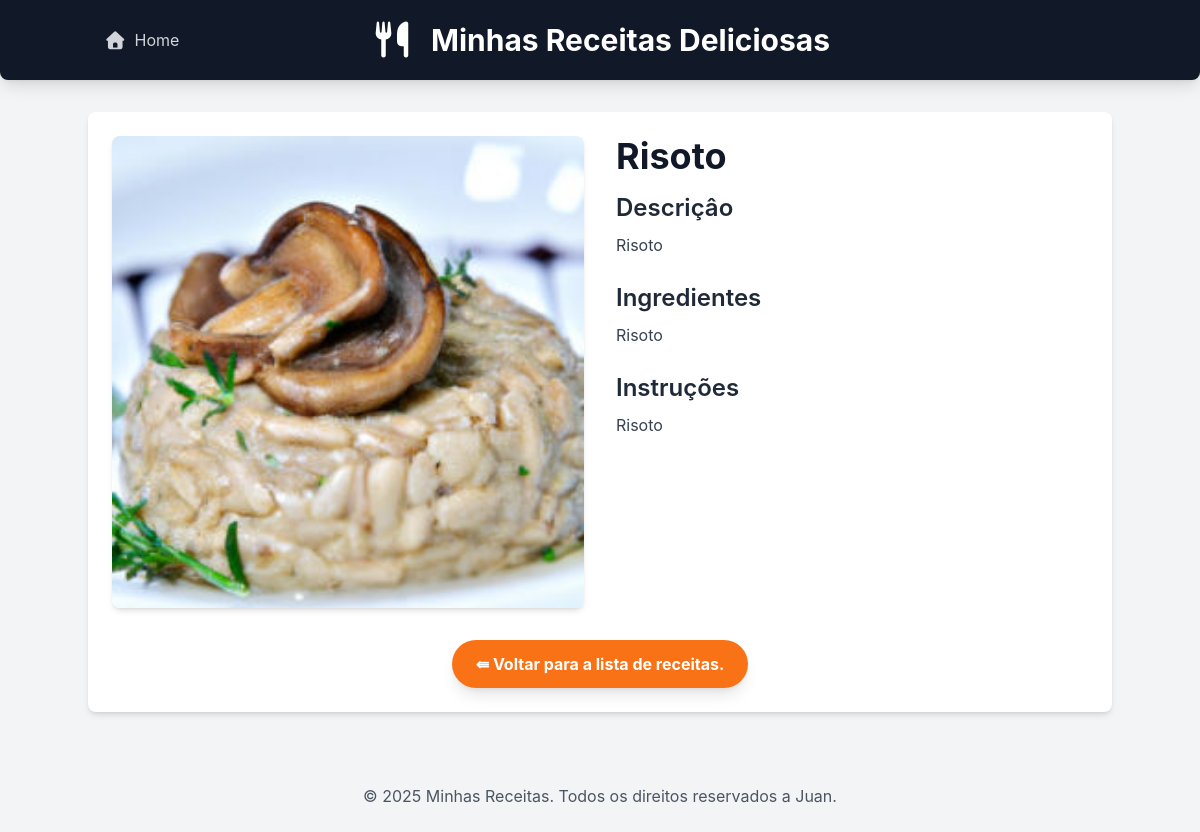
/receitas/receitas/6/, run on the app's committed database.
### receitas/models.py (models this page shows, shortened)
class Receita(models.Model):
    CATEGORIAS = [
        ('comida', 'Comida'),
        ('sobremesa', 'Sobremesa'),
        ('drink', 'Drink'),
    ]
    title = models.CharField("Título", max_length=200)
    description = models.TextField("Descrição")
    ingredients = models.TextField("Ingredientes")
    instructions = models.TextField("Modo de preparo")
    image = models.ImageField(
        "Imagem",
        upload_to='receitas/images',
        blank=True,
        null=True
    )
    categoria = models.CharField(
        "Categoria",
        max_length=20,
        choices=CATEGORIAS,
        default='comida'
    )
    created_at = models.DateTimeField(auto_now_add=True)
    updated_at = models.DateTimeField(auto_now=True)
    class Meta:
        verbose_name = "Receita"
        verbose_name_plural = "Receitas"
        ordering = ['-created_at']

### receitas/views.py (the view)
# urls.py: path('receitas/<int:id>/', views.receita_detail, name='receita_detail'),
def receita_detail(request, id):
    receita = get_object_or_404(Receita, pk=id)
    return render(request, 'receitas/receita_detail.html', {'receita': receita})

### receitas/templates/receitas/receita_detail.html (shortened to what this page needs)
{% extends "receitas/base.html" %}
    {% block content %}
        <div class="flex flex-col md:flex-row gap-8">
            {% if receita.image %}
                <div class="md:w-1/2">
                    <img src="{{ receita.image.url }}" alt="Imagem de {{ receita.title }}" class="w-full h-auto object-cover rounded-lg shadow-md">
                </div>
            {% endif %}
            <div class="md:w-1/2">
                <h2 class="text-4xl font-bold text-gray-900 mb-4">{{ receita.title }}</h2>
                <h3 class="text-2xl font-semibold text-gray-800 mb-2">Descriçâo</h3>
                <p class="text-gray-700 mb-6 leading-relaxed">{{ receita.description }}</p>
                <h3 class="text-2xl font-semibold text-gray-800 mb-2">Ingredientes</h3>
                <p class="text-gray-700 mb-6 leading-relaxed whitespace-pre-wrap">{{ receita.ingredients }}</p>
                <h3 class="text-2xl font-semibold text-gray-800 mb-2">Instruções</h3>
                <p class="text-gray-700 mb-6 leading-relaxed whitespace-pre-wrap">{{ receita.instructions }}</p>
            </div>
        </div>
        <div class="mt-8 text-center">
            <a href="{% url 'home' %}" class="inline-block bg-orange-500 hover:bg-orange-600 text-white font-bold py-3 px-6 rounded-full transition duration-300 ease-in-out shadow-lg">&lAarr; Voltar para a lista de receitas.</a>
        </div>
    {% endblock %}

### receitas/templates/receitas/base.html (style rules this page uses)
body { font-family: 'Inter', sans-serif; }

### data on the page
Receita: image (picture), title "Risoto", description "Risoto", ingredients "Risoto", instructions "Risoto"
